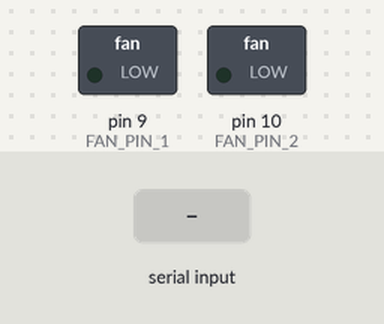
A sketch run on a simulated Arduino Uno, built with avr-gcc and run on an emulated ATmega328P. Parts: switched loads named in the sketch (green lamp = pin HIGH). The inputs (shaded band) are chosen by the test bench. What the sketch prints to the serial monitor is not drawn.

Above: at 1.2 s.
1.3 s: "FAN:90\n" received over Serial
At 1.7 s:
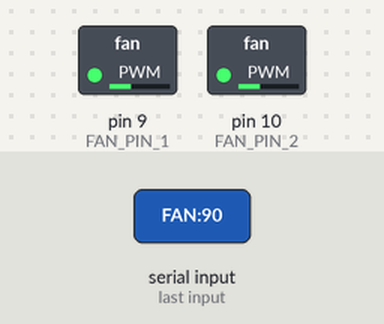
2.8 s: "PING\n" received over Serial
Timing chart, 0 to 7.8 s (numbered marks = the images above; inputs shaded):
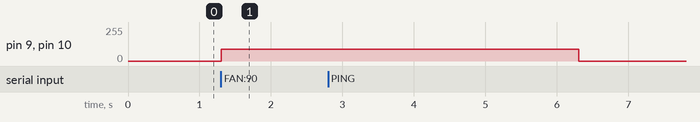

The sketch:

fan_airflow.ino
```cpp
/*
 * Sim Race Engineer — Airflow Simulation reference firmware
 *
 * Wire protocol (9600 baud, ASCII lines terminated by '\n'):
 *   App -> device : "FAN:<0-255>\n"  set PWM duty cycle for both frontal fans
 *   App -> device : "PING\n"         connection test
 *   Device -> app : "PONG\n"         reply to PING
 *
 * Safety property: fans are turned off if no valid "FAN:" command arrives
 * within FAILSAFE_TIMEOUT_MS. PING/PONG traffic never resets this timer —
 * a test-connection loop must never be able to keep fans spinning without
 * genuine speed data.
 *
 * Target: Arduino Uno/Nano-class board (5V logic, digital PWM pins).
 * See docs/hardware/airflow-simulation.md for wiring and parts list.
 */

const uint8_t FAN_PIN_1 = 9;   // PWM-capable digital pin, fan channel 1
const uint8_t FAN_PIN_2 = 10;  // PWM-capable digital pin, fan channel 2

const unsigned long FAILSAFE_TIMEOUT_MS = 5000;
const unsigned long BAUD_RATE = 9600;

unsigned long lastFanCommandMillis = 0;
String lineBuffer;

void setup() {
  Serial.begin(BAUD_RATE);
  pinMode(FAN_PIN_1, OUTPUT);
  pinMode(FAN_PIN_2, OUTPUT);

  // Pins 9/10 both run off Timer1, whose default prescaler (64) puts the PWM
  // switching frequency around 490Hz — squarely in the audible range, heard
  // as a whine/buzz that changes pitch with duty cycle. Dropping the
  // prescaler to 1 pushes it to ~31.4kHz (ultrasonic, above human hearing),
  // with no effect on millis()/micros() (Timer0) or the analogWrite() API
  // itself — only the underlying switching frequency changes.
  TCCR1B = (TCCR1B & 0b11111000) | 0x01;

  // Boot with fans off; stay off until the first valid FAN: command arrives.
  setFanDuty(0);
  lineBuffer.reserve(32);
}

void loop() {
  readSerialLines();
  applyFailsafe();
}

// Reads any bytes available on Serial, splitting on '\n' into complete
// lines and dispatching each one. Never blocks — only acts on bytes already
// buffered by the hardware UART.
void readSerialLines() {
  while (Serial.available() > 0) {
    char c = (char)Serial.read();
    if (c == '\n') {
      handleLine(lineBuffer);
      lineBuffer = "";
    } else if (c != '\r') {
      lineBuffer += c;
    }
  }
}

// Dispatches one complete line (without the trailing newline). Any line
// that doesn't parse as "FAN:<int>" or "PING" is ignored silently — no
// error reply, keeps the reference firmware minimal.
void handleLine(const String& line) {
  if (line == "PING") {
    Serial.println("PONG");
    return;
  }

  if (line.startsWith("FAN:")) {
    String valueStr = line.substring(4);
    if (valueStr.length() == 0) {
      return;  // malformed, e.g. "FAN:" with nothing after it
    }
    for (unsigned int i = 0; i < valueStr.length(); i++) {
      if (!isDigit(valueStr[i])) {
        return;  // malformed, non-numeric payload — ignore silently
      }
    }

    long duty = valueStr.toInt();
    duty = constrain(duty, 0, 255);  // defensive clamp, even though the app already clamps
    setFanDuty((uint8_t)duty);
    lastFanCommandMillis = millis();
    return;
  }

  // Unrecognized line — ignored silently.
}

// Turns fans off if too much time has passed since the last valid FAN:
// command. Deliberately not reset by PING/PONG (see file header comment).
void applyFailsafe() {
  if (millis() - lastFanCommandMillis > FAILSAFE_TIMEOUT_MS) {
    setFanDuty(0);
  }
}

void setFanDuty(uint8_t duty) {
  analogWrite(FAN_PIN_1, duty);
  analogWrite(FAN_PIN_2, duty);
}
```

Measured:
- after the input at 1.3 s, pin 9 (FAN_PIN_1), pin 10 (FAN_PIN_2): 0/255 → 90/255 at once
